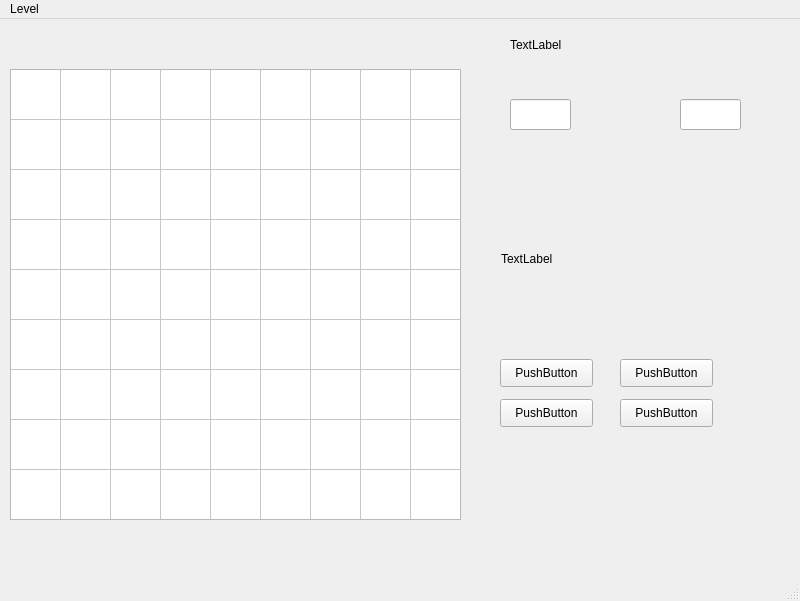
<?xml version="1.0" encoding="UTF-8"?>
<ui version="4.0">
 <class>MainWindow</class>
 <widget class="QMainWindow" name="MainWindow">
  <property name="geometry">
   <rect>
    <x>0</x>
    <y>0</y>
    <width>800</width>
    <height>601</height>
   </rect>
  </property>
  <property name="windowTitle">
   <string>MainWindow</string>
  </property>
  <widget class="QWidget" name="centralwidget">
   <widget class="QLabel" name="time">
    <property name="geometry">
     <rect>
      <x>510</x>
      <y>15</y>
      <width>251</width>
      <height>21</height>
     </rect>
    </property>
    <property name="text">
     <string>TextLabel</string>
    </property>
   </widget>
   <widget class="QTableWidget" name="tableWidget">
    <property name="geometry">
     <rect>
      <x>10</x>
      <y>50</y>
      <width>451</width>
      <height>451</height>
     </rect>
    </property>
    <property name="verticalScrollBarPolicy">
     <enum>Qt::ScrollBarAlwaysOff</enum>
    </property>
    <property name="horizontalScrollBarPolicy">
     <enum>Qt::ScrollBarAlwaysOff</enum>
    </property>
    <property name="showGrid">
     <bool>true</bool>
    </property>
    <property name="sortingEnabled">
     <bool>false</bool>
    </property>
    <property name="cornerButtonEnabled">
     <bool>true</bool>
    </property>
    <property name="rowCount">
     <number>9</number>
    </property>
    <property name="columnCount">
     <number>9</number>
    </property>
    <attribute name="horizontalHeaderVisible">
     <bool>false</bool>
    </attribute>
    <attribute name="horizontalHeaderMinimumSectionSize">
     <number>30</number>
    </attribute>
    <attribute name="horizontalHeaderDefaultSectionSize">
     <number>50</number>
    </attribute>
    <attribute name="verticalHeaderVisible">
     <bool>false</bool>
    </attribute>
    <attribute name="verticalHeaderDefaultSectionSize">
     <number>50</number>
    </attribute>
    <attribute name="verticalHeaderHighlightSections">
     <bool>true</bool>
    </attribute>
    <row/>
    <row/>
    <row/>
    <row/>
    <row/>
    <row/>
    <row/>
    <row/>
    <row/>
    <column/>
    <column/>
    <column/>
    <column/>
    <column/>
    <column/>
    <column/>
    <column/>
    <column/>
   </widget>
   <widget class="QLineEdit" name="Level_state">
    <property name="geometry">
     <rect>
      <x>510</x>
      <y>80</y>
      <width>61</width>
      <height>31</height>
     </rect>
    </property>
   </widget>
   <widget class="QLineEdit" name="surplus">
    <property name="geometry">
     <rect>
      <x>680</x>
      <y>80</y>
      <width>61</width>
      <height>31</height>
     </rect>
    </property>
   </widget>
   <widget class="QLabel" name="Check_state">
    <property name="geometry">
     <rect>
      <x>501</x>
      <y>144</y>
      <width>271</width>
      <height>191</height>
     </rect>
    </property>
    <property name="text">
     <string>TextLabel</string>
    </property>
   </widget>
   <widget class="QPushButton" name="start">
    <property name="geometry">
     <rect>
      <x>500</x>
      <y>340</y>
      <width>93</width>
      <height>28</height>
     </rect>
    </property>
    <property name="text">
     <string>PushButton</string>
    </property>
   </widget>
   <widget class="QPushButton" name="Next">
    <property name="geometry">
     <rect>
      <x>620</x>
      <y>380</y>
      <width>93</width>
      <height>28</height>
     </rect>
    </property>
    <property name="text">
     <string>PushButton</string>
    </property>
   </widget>
   <widget class="QPushButton" name="Last">
    <property name="geometry">
     <rect>
      <x>500</x>
      <y>380</y>
      <width>93</width>
      <height>28</height>
     </rect>
    </property>
    <property name="text">
     <string>PushButton</string>
    </property>
   </widget>
   <widget class="QPushButton" name="Done">
    <property name="geometry">
     <rect>
      <x>620</x>
      <y>340</y>
      <width>93</width>
      <height>28</height>
     </rect>
    </property>
    <property name="text">
     <string>PushButton</string>
    </property>
   </widget>
  </widget>
  <widget class="QMenuBar" name="menubar">
   <property name="geometry">
    <rect>
     <x>0</x>
     <y>0</y>
     <width>800</width>
     <height>26</height>
    </rect>
   </property>
   <widget class="QMenu" name="menuLevel">
    <property name="title">
     <string>Level</string>
    </property>
    <addaction name="actionEasy"/>
    <addaction name="actionMedium"/>
    <addaction name="actionHard"/>
   </widget>
   <addaction name="menuLevel"/>
  </widget>
  <widget class="QStatusBar" name="statusbar"/>
  <action name="actionEasy">
   <property name="text">
    <string>Easy</string>
   </property>
  </action>
  <action name="actionMedium">
   <property name="text">
    <string>Medium</string>
   </property>
  </action>
  <action name="actionHard">
   <property name="text">
    <string>Hard</string>
   </property>
  </action>
 </widget>
 <resources/>
 <connections/>
</ui>
